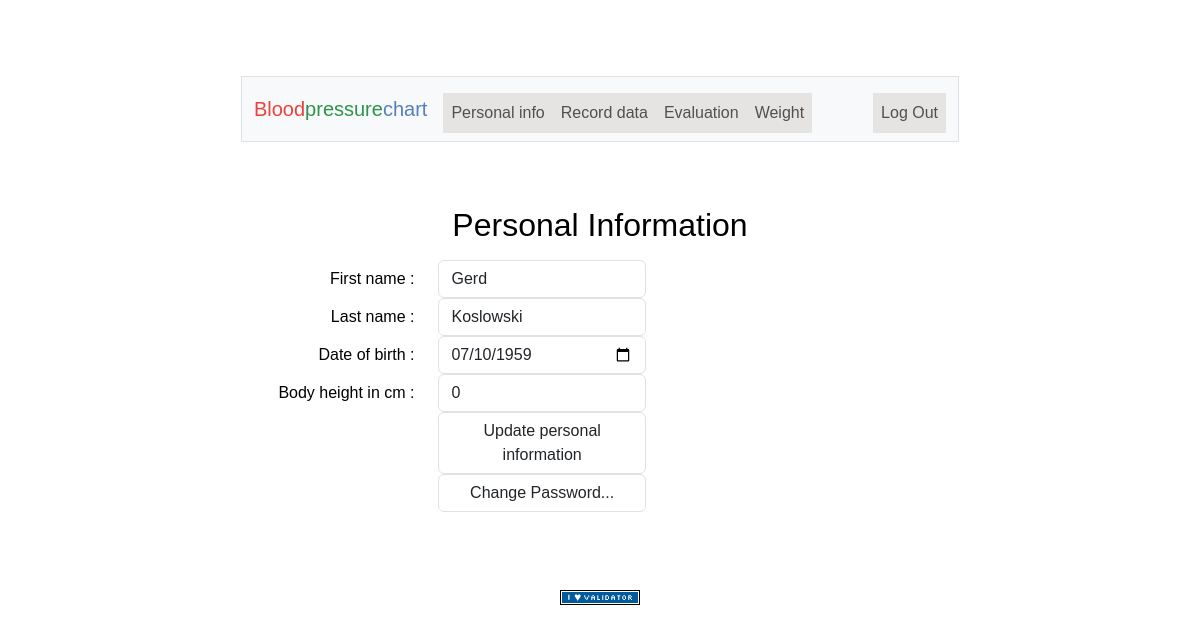
The app's page /diastole/personal (signed in) with its own data.
### tables this page shows
CREATE TABLE users (
    id INTEGER PRIMARY KEY AUTOINCREMENT NOT NULL,
    username TEXT NOT NULL,
    pwhash TEXT NOT NULL,
    firstname TEXT,
    lastname TEXT,
    birthday TEXT
    , body_height INTEGER DEFAULT 0, last_login TEXT DEFAULT "2025-05-14 01:10", retries INTEGER DEFAULT 0);

### app.py (the view)
@app.route("/diastole/personal", methods=["GET", "POST"])
@login_required
def personal():
    return edit_personal_info()

### app.py (called while the page is built)
def get_locale():
    return request.accept_languages.best_match(app.config['LANGUAGES'])

@app.after_request
def after_request(response):
    response.headers["Cache-Control"] = "no-cache, no-store, must-revalidate"
    response.headers["Expires"] = 0
    response.headers["Pragma"] = "no-cache"
    return response

### dbaccess.py (called while the page is built)
def getDB():
    conn = sqlite3.connect('diastole.db')
    conn.row_factory = sqlite3.Row
    return conn

def get_personal_info(conn, userid):
    cur = conn.cursor()
    cur.execute("SELECT firstname, lastname, birthday, body_height FROM users WHERE id = ?", (userid,))
    rows = cur.fetchall()
    if len(rows) > 0:
        result = {}
        if rows[0]["firstname"] != None:
            result["firstname"] = rows[0]["firstname"]
        else:
            result["firstname"] = ""
        if rows[0]["lastname"] != None:
            result["lastname"] = rows[0]["lastname"]
        else:
            result["lastname"] = ""
        if rows[0]["birthday"] != None:
            result["birthday"] = rows[0]["birthday"]
        else:
            result["birthday"] = ""
        try:
            result["body_height"] = int( rows[0]["body_height"] )
        except (ValueError, TypeError):
            result["body_height"] = 0
        return result
    else:
        return {}

### helpers.py (called while the page is built)
def login_required(f):
    @wraps(f)
    def decorated_function(*args, **kwargs):
        if session.get("user_id") is None:
            return redirect("/diastole/login")
        return f(*args, **kwargs)
    return decorated_function

### personal.py (called while the page is built, shortened)
def edit_personal_info():
    userid = session["user_id"]
    conn = getDB()
    personal = get_personal_info(conn, userid)
    conn.close()
    return render_template("personal.html", personal=personal)

### templates/personal.html (shortened to what this page needs)
{% extends "layout.html" %}
{% block main %}
    <div class="container">
        <p>
            <h2>
                {{ _('Personal Information') }}
            </h2>
        </p>
        <form action="/diastole/personal" method = "post">
            <div class="row  form-group">
                <div class="col-md-3  col-form-label text-md-end">
                    <label for="firstname">{{ _('First name : ') }}</label>
                </div>
                <div class="col-md-4 text-md-start">
                    <input type="text"  class="form-control" id="firstname" name="firstname" autofocus autocomplete="off" value="{{ personal.firstname }}" />
                </div>
            </div>
            <div class="row  form-group">
                <div class="col-md-3  col-form-label text-md-end">
                    <label for="lastname">{{ _('Last name : ') }}</label>
                </div>
                <div class="col-md-4 text-md-start">
                    <input type="text"  class="form-control" id="lastname" name="lastname" autocomplete="off" value="{{ personal.lastname }}"/>
                </div>
            </div>
            <div class="row  form-group">
                <div class="col-md-3  col-form-label text-md-end">
                    <label for="birthday">{{ _('Date of birth : ') }}</label>
                </div>
                <div class="col-md-4 text-md-start">
                    <input type="date"  class="form-control" id="birthday" name="birthday" autocomplete="off" value="{{ personal.birthday }}"/>
                </div>
            </div>
            <div class="row  form-group">
                <div class="col-md-3  col-form-label text-md-end">
                    <label for="body_height">{{ _('Body height') }} in cm : </label>
                </div>
                <div class="col-md-4 text-md-start">
                    <input type="number"  class="form-control" id="body_height" name="body_height" autocomplete="off" value="{{ personal.body_height }}"/>
                </div>
            </div>
            <div class="row  form-group">
                <div class="col-md-3 text-md-end">
                </div>
                <div class="col-md-4 text-md-start">
                    <button type="submit"  class="form-control" value="Update">{{ _('Update personal information') }}</button>
                </div>
            </div>
        </form>
        <form action="/diastole/newpassword" method = "get">
            <div class="row ">
                <div class="col-md-3 text-md-end">
                </div>
                <div class="col-md-4 text-md-start">
                    <button type="submit"  class="form-control" value="Change">{{ _('Change Password') }}...</button>
                </div>
            </div>
        </form>
    </div>
{% endblock %}

### static/css/styles.css (style rules this page uses)
body { font-family: Helvetica, sans-serif; color: #000; background-color: white; margin: 0; width: 21cm; padding: 1cm; margin: 1cm auto; }

### records on screen
users: firstname "Gerd", lastname "Koslowski", birthday "07/10/1959", body_height "0"
